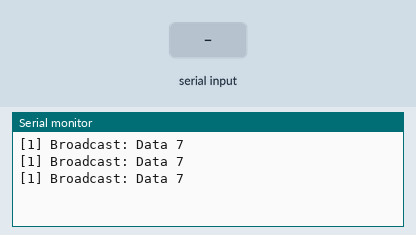
The sketch below on a simulated Arduino Mega 2560, built with avr-gcc and run on an emulated ATmega2560. Shown: the last lines printed to the serial monitor. Inputs (shaded band) come from the test bench. Random numbers use the default seed unless the sketch sets one.

Above: at 1.7 s.
1.8 s: "1" received over the second serial link
At 1.96 s:
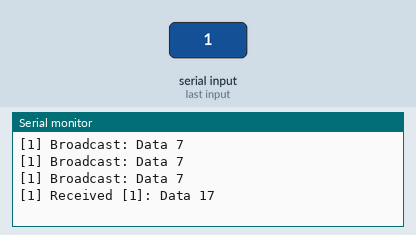
3.3 s: "0" received over the second serial link
At 3.46 s:
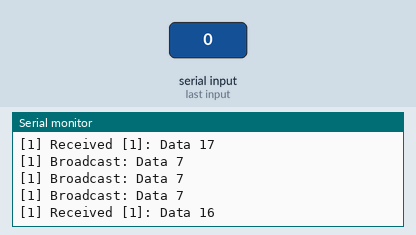
4.8 s: "2" received over the second serial link
At 4.96 s:
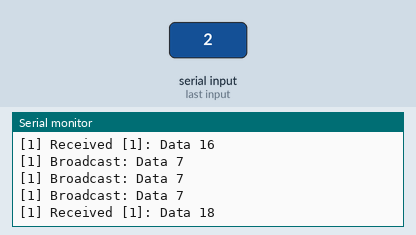

The sketch:

group_communication2.ino
```cpp
// Codes defining which robot signal is which
#define ROBOT_ID_CHASER1 0
#define ROBOT_ID_BEATER1 1
#define ROBOT_ID_CHASER2 2
#define ROBOT_ID_BEATER2 3
#define ROBOT_ID_SEEKER  4

// TODO: change this for your robot
#define MY_ROBOT_ID ROBOT_ID_BEATER1

// Define pins for XBee serial
#define Rx 17 // define transmitting pin
#define Tx 16 // define recieving pin

// Needed for dummy implementation
#include <stdlib.h>

int hash() {
  // Dummy implementation for sensing a hash mark
  delay(1000);
  return 1;
}

int sense() {
  // Dummy implementation which returns a random result
  static bool rand_init = false;
  if (!rand_init) {
    srand(MY_ROBOT_ID);
    rand_init = true;
  }
  return rand() & 1;
}

void setup() {
  // Set up communication
  Serial.begin(9600); // set up keyboard serial
  Serial2.begin(9600); // set up XBee serial

  delay(500);
}

void loop() {
  // Counts the number of hashes the robot has encountered
  static int n_hashes = 0;

  // Records the data of the robot (e.g. is there a ramp at a hash)
  // For Seeker, this is 1 if the snitch is found, 0 if the snitch is not found
  // For other robots, this is 5 bits representing the state of each hash (see below)
  static int data = 0;

  // Code that runs if a hash is detected
  // Note: this does not apply to Seeker
  if (hash) {
    // TODO: replace this function with your robot's sensory task
    // Chaser 1: must return true (1) if ramp, false (0) if no ramp
    // Beater 1: must return true (1) if RFID tag, false (0) if no RFID tag
    // Chaser 2: must return true (1) if quaffle, false (0) if no quaffle
    // Beater 2: must return true (1) if green, false (0) if red
    int sense_result = sense();

    // Stores data, records the presence of a hash
    data |= (sense_result & 1) << n_hashes;
    n_hashes++;
  }

  // Note: this only applies to Seeker
  if (MY_ROBOT_ID == ROBOT_ID_SEEKER) {
    if (sense()) {
      data = 1;
    }
    else {
      data = 0;
    }
  }

  if (n_hashes >= 5) {
    // Stop moving, start broadcasting and waiting for other robot's scores
    // Note: this code is implemented for the Seeker when the snitch is found or not found

    // TODO: implement code for stopping your robot

    // Broadcast this robot's information and get other robots' scores
    // This function also displays the score to the LCD
    // This function is an infinite loop; when the code reaches this
    // function, nothing else happens
    int team_score = communicate_score(MY_ROBOT_ID, data);
  }
}
```

communicate_score.ino
```cpp
/******************************************************************************
 * Messaging Protocol
 *
 * 8-bit message is sent
 * _ _ _, _ _ _ _ _
 * MSB          LSB
 *
 * 3 MSB are the robot_id, 5 LSB are the message
 *
 * Robots will continuously broadcast their data; once a robot receives data
 * from all other robots, it will display the score on its LCD and continue
 * to broadcast its data.
 */

// Comment out to disable ALL serial debug stream
#define DEBUG
#ifdef DEBUG
// Comment out to disable notification of generic message broadcasting
#define DEBUG_ALL_BROADCAST

// Comment out to disable notification of generic message receipt
#define DEBUG_ALL_RECEIPT
#endif

// Number of milliseconds to listen between each message broadcast
#define LISTEN_DELAY 500

// Special code for data which is NULL (invalid)
#define NULL_DATA -1

/**
 * Robot ID: the robot sending the data
 * Data: the robot-specific data to send
 */
char make_data_message(int robot_id, int data) {
  return (robot_id & 7) << 5 | (data & 31);
}

/**
 * Robot ID: the robot sending the data
 * Data: the robot-specific data to send
 */
void interpret_data_message(char message, int * robot_id, int * data) {
  if (robot_id) *robot_id = (message >> 5) & 7;
  if (data) *data = message & 31;
}

/**
 * Check that all data from other robots has been received
 */
boolean check_all_data(int * data) {
  return data[0] != NULL_DATA && data[1] != NULL_DATA && data[2] != NULL_DATA && data[3] != NULL_DATA && data[4] != NULL_DATA;
}

/**
 * Broadcast a message
 * Debugging print statements included
 */
void broadcast(int my_id, char message) {
  Serial2.print(message);

  #ifdef DEBUG_ALL_BROADCAST
  static char buf[32];
  int robot_id, data;
  interpret_data_message(message, &robot_id, &data);
  sprintf(buf, "[%d] Broadcast: Data %d", my_id, data);
  Serial.println(buf);
  #endif
}

/**
 * Wait until either of the following happens:
 *   - the Arduino's timer reaches a certain time
 *       RETURNS NULL_DATA
 *   - a message is received from the XBee
 *       RETURNS (char)message
 * Debugging print statements included
 */
char receive_until(int my_id, long t_end) {
  char message = NULL_DATA;
  while (millis() < t_end && message == NULL_DATA) {
    if (Serial2.available()) {
      message = Serial2.read();
    }
  }

  // Validate message
  if (message != NULL_DATA) {
    int robot_id, data;
    interpret_data_message(message, &robot_id, &data);
    if (robot_id < 0 || robot_id > 4) {
      message = NULL_DATA;
    }
  }

  #ifdef DEBUG_ALL_RECEIPT
  if (message != NULL_DATA) {
    static char buf[32];
    int robot_id, data;
    interpret_data_message(message, &robot_id, &data);
    sprintf(buf, "[%d] Received [%d]: Data %d", my_id, robot_id, data);
    Serial.println(buf);
  }
  #endif

  return message;
}

/**
 * Compute score from data received from robots
 */
int compute_score(int * data) {
  // Count number of aligned bits in Chaser 1 and Beater 1 (or 2) data
  // 10 points for each aligned bit, 150 if the snitch is found
  int beater_chaser_1 = data[ROBOT_ID_CHASER1] & data[ROBOT_ID_BEATER1];
  int beater_chaser_2 = data[ROBOT_ID_CHASER2] & data[ROBOT_ID_BEATER2];
  int seeker = !!data[ROBOT_ID_SEEKER]; // cast to 0 or 1
  return __builtin_popcount(beater_chaser_1) * 10 + __builtin_popcount(beater_chaser_2) * 10 + seeker * 150;
}

int communicate_score(int my_id, int my_data) {

  static char buf[32];

  // Initialize data
  char my_message = make_data_message(my_id, my_data);

  // Data sent by other robots
  int robots_data[5] = {NULL_DATA, NULL_DATA, NULL_DATA, NULL_DATA, NULL_DATA};
  robots_data[my_id] = my_data;
  boolean all_data = false;

  // Broadcast and receive data
  // Loop stops once all data is received
  while (!all_data) {

    // Broadcast and listen when not broadcasting
    broadcast(my_id, my_message);

    long t_end = millis() + LISTEN_DELAY;
    char message;
    while ((message = receive_until(my_id, t_end)) != NULL_DATA) {

      // Signal received; change data
      int robot_id, data;
      interpret_data_message(message, &robot_id, &data);

      // Data received from a robot
      // If this is new data, check again if all data has been received
      if (robots_data[robot_id] == NULL_DATA) {
        robots_data[robot_id] = data;
        all_data = check_all_data(robots_data);
        #ifdef DEBUG
        sprintf(buf, "[%d] Data from [%d]: %d", my_id, robot_id, data);
        Serial.println(buf);
        if (all_data) {
          sprintf(buf, "[%d] --- All Data ---", my_id);
          Serial.println(buf);
        }
        #endif
      }
    }
  }

  // Calculate score and display to LCD
  int final_score = compute_score(robots_data);
  sprintf(buf, "Score: %d", final_score);
  Serial3.println(final_score);
  #ifdef DEBUG
  sprintf(buf, "**** Final Score: %d ****", final_score);
  Serial.println(buf);
  #endif

  // Broadcast data only
  // Loop continues forever
  while (true) {
    broadcast(my_id, my_message);
    delay(LISTEN_DELAY);
  }
}
```

Measured:
- after the input at 1.8 s, the serial monitor: prints a new line at once (image 1)
- after the input at 3.3 s, the serial monitor: prints a new line at once (image 2)
- after the input at 4.8 s, the serial monitor: prints a new line at once (image 3)
